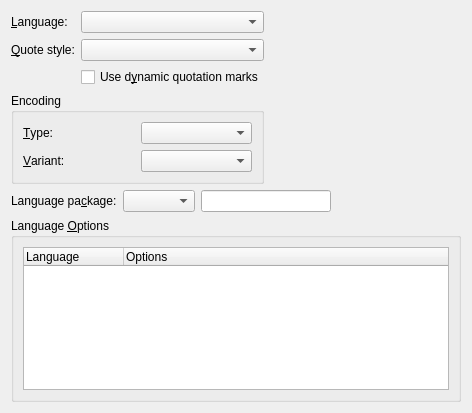
<?xml version="1.0" encoding="UTF-8"?>
<ui version="4.0">
 <class>LanguageUi</class>
 <widget class="QWidget" name="LanguageUi">
  <property name="geometry">
   <rect>
    <x>0</x>
    <y>0</y>
    <width>472</width>
    <height>413</height>
   </rect>
  </property>
  <property name="windowTitle">
   <string/>
  </property>
  <layout class="QGridLayout" name="gridLayout_4">
   <item row="1" column="0">
    <widget class="QGroupBox" name="encodingGB">
     <property name="title">
      <string>Encoding</string>
     </property>
     <layout class="QGridLayout" name="gridLayout_3">
      <item row="0" column="0">
       <layout class="QGridLayout" name="gridLayout">
        <item row="0" column="0">
         <widget class="QLabel" name="encodingLA">
          <property name="text">
           <string>&amp;Type:</string>
          </property>
          <property name="buddy">
           <cstring>encodingCO</cstring>
          </property>
         </widget>
        </item>
        <item row="0" column="1">
         <widget class="QComboBox" name="encodingCO">
          <property name="enabled">
           <bool>true</bool>
          </property>
          <property name="toolTip">
           <string>Select encoding of the generated LaTeX source (LaTeX input encoding).</string>
          </property>
          <property name="duplicatesEnabled">
           <bool>false</bool>
          </property>
         </widget>
        </item>
        <item row="1" column="1">
         <widget class="QComboBox" name="unicodeEncodingCO">
          <property name="visible">
           <bool>true</bool>
          </property>
          <property name="toolTip">
           <string>Select Unicode encoding variant.</string>
          </property>
         </widget>
        </item>
        <item row="1" column="1">
         <widget class="QComboBox" name="autoEncodingCO">
          <property name="enabled">
           <bool>false</bool>
          </property>
          <property name="toolTip">
           <string>Specify whether to load the 'inputenc' package.</string>
          </property>
         </widget>
        </item>
        <item row="1" column="1">
         <widget class="QComboBox" name="customEncodingCO">
          <property name="visible">
           <bool>false</bool>
          </property>
          <property name="toolTip">
           <string>Select custom encoding.</string>
          </property>
         </widget>
        </item>
        <item row="1" column="0">
         <widget class="QLabel" name="encodingVariantLA">
          <property name="text">
           <string>&amp;Variant:</string>
          </property>
          <property name="buddy">
           <cstring>autoEncodingCO</cstring>
          </property>
         </widget>
        </item>
       </layout>
      </item>
     </layout>
    </widget>
   </item>
   <item row="0" column="0">
    <layout class="QGridLayout" name="gridLayout_2">
     <item row="0" column="0">
      <widget class="QLabel" name="languageL">
       <property name="text">
        <string>&amp;Language:</string>
       </property>
       <property name="buddy">
        <cstring>languageCO</cstring>
       </property>
      </widget>
     </item>
     <item row="0" column="1">
      <widget class="QComboBox" name="languageCO">
       <property name="maxVisibleItems">
        <number>20</number>
       </property>
      </widget>
     </item>
     <item row="1" column="0">
      <widget class="QLabel" name="typeL">
       <property name="text">
        <string>&amp;Quote style:</string>
       </property>
       <property name="buddy">
        <cstring>quoteStyleCO</cstring>
       </property>
      </widget>
     </item>
     <item row="1" column="1">
      <widget class="QComboBox" name="quoteStyleCO">
       <property name="toolTip">
        <string>Select the default quotation marks style</string>
       </property>
      </widget>
     </item>
     <item row="2" column="0">
      <layout class="QHBoxLayout" name="horizontalLayout"/>
     </item>
     <item row="2" column="1">
      <widget class="QCheckBox" name="dynamicQuotesCB">
       <property name="toolTip">
        <string>Output quotation marks that automatically adapt to the style selected above. If this is not selected, the quotation marks will stick with the style they have been inserted with.</string>
       </property>
       <property name="text">
        <string>Use d&amp;ynamic quotation marks</string>
       </property>
      </widget>
     </item>
    </layout>
   </item>
   <item row="2" column="0" colspan="2">
    <layout class="QHBoxLayout" name="horizontalLayout_2">
     <item>
      <widget class="QLabel" name="languagePackageLA">
       <property name="text">
        <string>Language pa&amp;ckage:</string>
       </property>
       <property name="buddy">
        <cstring>languagePackageCO</cstring>
       </property>
      </widget>
     </item>
     <item>
      <widget class="QComboBox" name="languagePackageCO">
       <property name="toolTip">
        <string>Select which language package LyX should use</string>
       </property>
      </widget>
     </item>
     <item>
      <widget class="QLineEdit" name="languagePackageLE">
       <property name="toolTip">
        <string>Enter the command to load the language package (default: \usepackage{babel})</string>
       </property>
       <property name="inputMethodHints">
        <set>Qt::ImhPreferLatin</set>
       </property>
      </widget>
     </item>
     <item>
      <spacer name="horizontalSpacer_2">
       <property name="orientation">
        <enum>Qt::Horizontal</enum>
       </property>
       <property name="sizeHint" stdset="0">
        <size>
         <width>40</width>
         <height>20</height>
        </size>
       </property>
      </spacer>
     </item>
    </layout>
   </item>
   <item row="1" column="1">
    <spacer name="horizontalSpacer">
     <property name="orientation">
      <enum>Qt::Horizontal</enum>
     </property>
     <property name="sizeHint" stdset="0">
      <size>
       <width>0</width>
       <height>20</height>
      </size>
     </property>
    </spacer>
   </item>
   <item row="3" column="0" colspan="2">
    <widget class="QGroupBox" name="langaugeOptsGB">
     <property name="title">
      <string>Language &amp;Options</string>
     </property>
     <layout class="QGridLayout" name="gridLayout_5">
      <item row="0" column="0">
       <widget class="QTreeWidget" name="languageOptionsTW">
        <property name="rootIsDecorated">
         <bool>false</bool>
        </property>
        <property name="headerHidden">
         <bool>false</bool>
        </property>
        <property name="columnCount">
         <number>2</number>
        </property>
        <column>
         <property name="text">
          <string>Language</string>
         </property>
        </column>
        <column>
         <property name="text">
          <string>Options</string>
         </property>
        </column>
       </widget>
      </item>
     </layout>
    </widget>
   </item>
   <item row="0" column="1">
    <spacer>
     <property name="orientation">
      <enum>Qt::Horizontal</enum>
     </property>
     <property name="sizeType">
      <enum>QSizePolicy::MinimumExpanding</enum>
     </property>
     <property name="sizeHint" stdset="0">
      <size>
       <width>0</width>
       <height>23</height>
      </size>
     </property>
    </spacer>
   </item>
  </layout>
 </widget>
 <tabstops>
  <tabstop>languageCO</tabstop>
  <tabstop>quoteStyleCO</tabstop>
 </tabstops>
 <includes>
  <include location="local">qt_i18n.h</include>
 </includes>
 <resources/>
 <connections/>
</ui>
